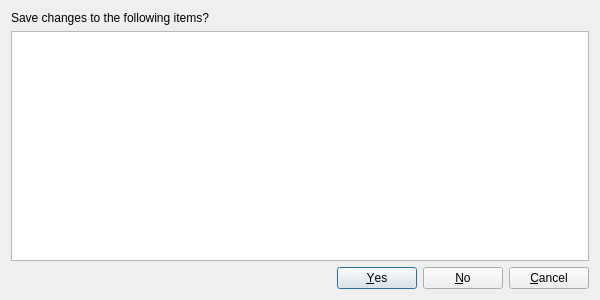
<?xml version="1.0" encoding="UTF-8"?>
<ui version="4.0">
 <class>RgUnsavedItemsDialog</class>
 <widget class="QDialog" name="rgUnsavedItemsDialog">
  <property name="geometry">
   <rect>
    <x>0</x>
    <y>0</y>
    <width>600</width>
    <height>300</height>
   </rect>
  </property>
  <property name="windowTitle">
   <string>Dialog</string>
  </property>
  <layout class="QVBoxLayout" name="verticalLayout">
   <item>
    <widget class="QLabel" name="unsavedChangeLabel">
     <property name="text">
      <string>Save changes to the following items?</string>
     </property>
    </widget>
   </item>
   <item>
    <widget class="QListWidget" name="fileListWidget"/>
   </item>
   <item>
    <layout class="QHBoxLayout" name="horizontalLayout">
     <property name="leftMargin">
      <number>0</number>
     </property>
     <property name="topMargin">
      <number>0</number>
     </property>
     <property name="rightMargin">
      <number>0</number>
     </property>
     <property name="bottomMargin">
      <number>0</number>
     </property>
     <item>
      <spacer name="horizontalSpacer">
       <property name="orientation">
        <enum>Qt::Horizontal</enum>
       </property>
       <property name="sizeHint" stdset="0">
        <size>
         <width>40</width>
         <height>20</height>
        </size>
       </property>
      </spacer>
     </item>
     <item>
      <widget class="QPushButton" name="yesPushButton">
       <property name="cursor">
        <cursorShape>PointingHandCursor</cursorShape>
       </property>
       <property name="text">
        <string>&amp;Yes</string>
       </property>
      </widget>
     </item>
     <item>
      <widget class="QPushButton" name="noPushButton">
       <property name="cursor">
        <cursorShape>PointingHandCursor</cursorShape>
       </property>
       <property name="text">
        <string>&amp;No</string>
       </property>
      </widget>
     </item>
     <item>
      <widget class="QPushButton" name="cancelPushButton">
       <property name="cursor">
        <cursorShape>PointingHandCursor</cursorShape>
       </property>
       <property name="text">
        <string>&amp;Cancel</string>
       </property>
      </widget>
     </item>
    </layout>
   </item>
  </layout>
 </widget>
 <resources/>
 <connections/>
</ui>
